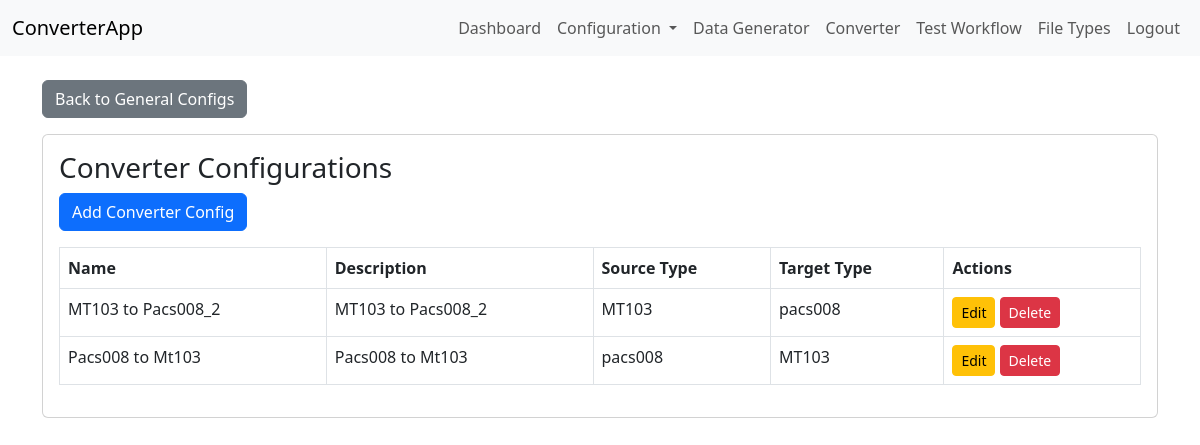
The page /config/converters (signed in) on the database its author committed.
### app/models.py (models this page shows)
class ConverterConfig(db.Model):
    __tablename__ = 'converter_config'
    id = db.Column(db.Integer, primary_key=True)
    name = db.Column(db.String(128), nullable=False)
    description = db.Column(db.String(256))
    source_type = db.Column(db.String(64), nullable=False)
    target_type = db.Column(db.String(64), nullable=False)
    rules = db.Column(db.Text, nullable=False)
    schema = db.Column(db.Text, nullable=True)

### app/config/routes.py (the view)
@converters.route('/config/converters')
@login_required
@admin_required
def list_converters():
    configs = ConverterConfig.query.all()
    return render_template('converter_configs.html', configs=configs)

### app/auth/routes.py (called while the page is built)
@login_manager.user_loader
def load_user(user_id):
    return User.query.get(int(user_id))

### app/config/routes.py (called while the page is built)
def admin_required(f):
    from functools import wraps
    @wraps(f)
    def decorated_function(*args, **kwargs):
        if not current_user.is_authenticated or current_user.role != 'admin':
            abort(403)
        return f(*args, **kwargs)
    return decorated_function

### app/templates/converter_configs.html (shortened to what this page needs)
{% extends 'base.html' %}
{% block content %}
<a href="{{ url_for('config.configuration') }}" class="btn btn-secondary mb-3">Back to General Configs</a>
<div class="card">
    <div class="card-body">
        <h3>Converter Configurations</h3>
        <a href="{{ url_for('converters.add_converter') }}" class="btn btn-primary mb-3">Add Converter Config</a>
        {% if configs %}
        <table class="table table-bordered">
            <thead>
                <tr>
                    <th>Name</th>
                    <th>Description</th>
                    <th>Source Type</th>
                    <th>Target Type</th>
                    <th>Actions</th>
                </tr>
            </thead>
            <tbody>
                {% for c in configs %}
                <tr>
                    <td>{{ c.name }}</td>
                    <td>{{ c.description }}</td>
                    <td>{{ c.source_type }}</td>
                    <td>{{ c.target_type }}</td>
                    <td>
                        <a href="{{ url_for('converters.edit_converter', config_id=c.id) }}" class="btn btn-sm btn-warning">Edit</a>
                        <form method="POST" action="{{ url_for('converters.delete_converter', config_id=c.id) }}" style="display:inline;">
                            <button type="submit" class="btn btn-sm btn-danger" onclick="return confirm('Are you sure you want to delete this converter config?');">Delete</button>
                        </form>
                    </td>
                </tr>
                {% endfor %}
            </tbody>
        </table>
        {% else %}
        <p>No converter configs found.</p>
        {% endif %}
    </div>
</div>
{% endblock %}

### rows shown on the page
ConverterConfig: name "MT103 to Pacs008_2", description "MT103 to Pacs008_2", source_type "MT103", target_type "pacs008"
ConverterConfig: name "Pacs008 to Mt103", description "Pacs008 to Mt103", source_type "pacs008", target_type "MT103"
